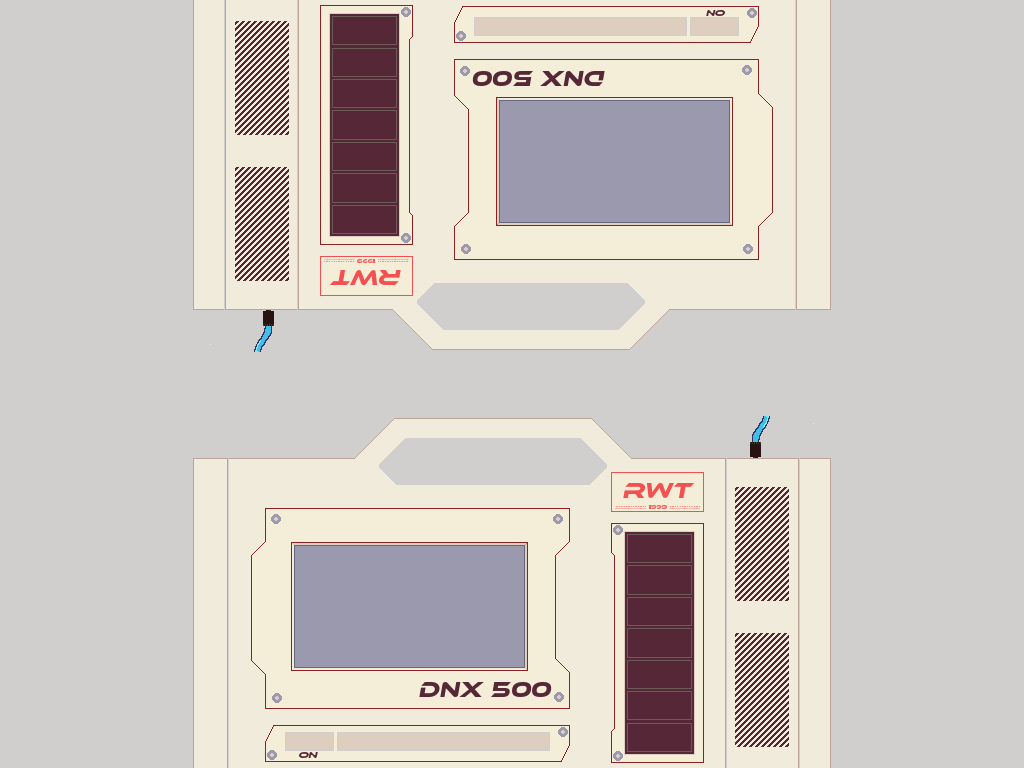

A 2D game scene composited from a Tiled map and its tileset images. What follows is a short description and the map's XML, with every tile layer's data as written:
An orthogonal 32x24 tile map with 32x32 px tiles, 2 tile layers (Background, Consoles).

<map version="1.10" tiledversion="1.11.2" orientation="orthogonal" renderorder="right-down" width="32" height="24" tilewidth="32" tileheight="32" infinite="0" nextlayerid="3" nextobjectid="1">
 <editorsettings>
  <export target="protobattle.lua" format="lua" />
 </editorsettings>
 <tileset firstgid="1" name="rwt-dnx500" tilewidth="32" tileheight="32" tilecount="220" columns="20">
  <image source="rwt-dnx500.png" width="640" height="360" />
 </tileset>
 <layer id="1" name="Background" width="32" height="24">
  <data encoding="csv">
4,4,4,4,4,4,4,4,4,4,4,4,4,4,4,4,4,4,4,4,4,4,4,4,4,4,4,4,4,4,4,4,
4,4,4,4,4,4,4,4,4,4,4,4,4,4,4,4,4,4,4,4,4,4,4,4,4,4,4,4,4,4,4,4,
4,4,4,4,4,4,4,4,4,4,4,4,4,4,4,4,4,4,4,4,4,4,4,4,4,4,4,4,4,4,4,4,
4,4,4,4,4,4,4,4,4,4,4,4,4,4,4,4,4,4,4,4,4,4,4,4,4,4,4,4,4,4,4,4,
4,4,4,4,4,4,4,4,4,4,4,4,4,4,4,4,4,4,4,4,4,4,4,4,4,4,4,4,4,4,4,4,
4,4,4,4,4,4,4,4,4,4,4,4,4,4,4,4,4,4,4,4,4,4,4,4,4,4,4,4,4,4,4,4,
4,4,4,4,4,4,4,4,4,4,4,4,4,4,4,4,4,4,4,4,4,4,4,4,4,4,4,4,4,4,4,4,
4,4,4,4,4,4,4,4,4,4,4,4,4,4,4,4,4,4,4,4,4,4,4,4,4,4,4,4,4,4,4,4,
4,4,4,4,4,4,4,4,4,4,4,4,4,4,4,4,4,4,4,4,4,4,4,4,4,4,4,4,4,4,4,4,
4,4,4,4,4,4,4,4,4,4,4,4,4,4,4,4,4,4,4,4,4,4,4,4,4,4,4,4,4,4,4,4,
4,4,4,4,4,4,4,4,4,4,4,4,4,4,4,4,4,4,4,4,4,4,4,4,4,4,4,4,4,4,4,4,
4,4,4,4,4,4,4,4,4,4,4,4,4,4,4,4,4,4,4,4,4,4,4,4,4,4,4,4,4,4,4,4,
4,4,4,4,4,4,4,4,4,4,4,4,4,4,4,4,4,4,4,4,4,4,4,4,4,4,4,4,4,4,4,4,
4,4,4,4,4,4,4,4,4,4,4,4,4,4,4,4,4,4,4,4,4,4,4,4,4,4,4,4,4,4,4,4,
4,4,4,4,4,4,4,4,4,4,4,4,4,4,4,4,4,4,4,4,4,4,4,4,4,4,4,4,4,4,4,4,
4,4,4,4,4,4,4,4,4,4,4,4,4,4,4,4,4,4,4,4,4,4,4,4,4,4,4,4,4,4,4,4,
4,4,4,4,4,4,4,4,4,4,4,4,4,4,4,4,4,4,4,4,4,4,4,4,4,4,4,4,4,4,4,4,
4,4,4,4,4,4,4,4,4,4,4,4,4,4,4,4,4,4,4,4,4,4,4,4,4,4,4,4,4,4,4,4,
4,4,4,4,4,4,4,4,4,4,4,4,4,4,4,4,4,4,4,4,4,4,4,4,4,4,4,4,4,4,4,4,
4,4,4,4,4,4,4,4,4,4,4,4,4,4,4,4,4,4,4,4,4,4,4,4,4,4,4,4,4,4,4,4,
4,4,4,4,4,4,4,4,4,4,4,4,4,4,4,4,4,4,4,4,4,4,4,4,4,4,4,4,4,4,4,4,
4,4,4,4,4,4,4,4,4,4,4,4,4,4,4,4,4,4,4,4,4,4,4,4,4,4,4,4,4,4,4,4,
4,4,4,4,4,4,4,4,4,4,4,4,4,4,4,4,4,4,4,4,4,4,4,4,4,4,4,4,4,4,4,4,
4,4,4,4,4,4,4,4,4,4,4,4,4,4,4,4,4,4,4,4,4,4,4,4,4,4,4,4,4,4,4,4
</data>
 </layer>
 <layer id="2" name="Consoles" width="32" height="24">
  <data encoding="csv">
0,0,0,0,0,0,3221225692,3221225691,3221225690,3221225689,3221225688,3221225687,3221225686,3221225685,3221225684,3221225683,3221225682,3221225681,3221225680,3221225679,3221225678,3221225677,3221225676,3221225675,3221225674,3221225673,0,0,0,0,0,0,
0,0,0,0,0,0,3221225672,3221225671,3221225670,3221225669,3221225668,3221225667,3221225666,3221225665,3221225664,3221225663,3221225662,3221225661,3221225660,3221225659,3221225658,3221225657,3221225656,3221225655,3221225654,3221225653,0,0,0,0,0,0,
0,0,0,0,0,0,3221225652,3221225651,3221225650,3221225649,3221225648,3221225647,3221225646,3221225645,3221225644,3221225643,3221225642,3221225641,3221225640,3221225639,3221225638,3221225637,3221225636,3221225635,3221225634,3221225633,0,0,0,0,0,0,
0,0,0,0,0,0,3221225632,3221225631,3221225630,3221225629,3221225628,3221225627,3221225626,3221225625,3221225624,3221225623,3221225622,3221225621,3221225620,3221225619,3221225618,3221225617,3221225616,3221225615,3221225614,3221225613,0,0,0,0,0,0,
0,0,0,0,0,0,3221225612,3221225611,3221225610,3221225609,3221225608,3221225607,3221225606,3221225605,3221225604,3221225603,3221225602,3221225601,3221225600,3221225599,3221225598,3221225597,3221225596,3221225595,3221225594,3221225593,0,0,0,0,0,0,
0,0,0,0,0,0,3221225592,3221225591,3221225590,3221225589,3221225588,3221225587,3221225586,3221225585,3221225584,3221225583,3221225582,3221225581,3221225580,3221225579,3221225578,3221225577,3221225576,3221225575,3221225574,3221225573,0,0,0,0,0,0,
0,0,0,0,0,0,3221225572,3221225571,3221225570,3221225569,3221225568,3221225567,3221225566,3221225565,3221225564,3221225563,3221225562,3221225561,3221225560,3221225559,3221225558,3221225557,3221225556,3221225555,3221225554,3221225553,0,0,0,0,0,0,
0,0,0,0,0,0,3221225552,3221225551,3221225550,3221225549,3221225548,3221225547,3221225546,3221225545,3221225544,3221225543,3221225542,3221225541,3221225540,3221225539,3221225538,3221225537,3221225536,3221225535,3221225534,3221225533,0,0,0,0,0,0,
0,0,0,0,0,0,3221225532,3221225531,3221225530,3221225529,3221225528,3221225527,3221225526,3221225525,3221225524,3221225523,3221225522,3221225521,3221225520,3221225519,3221225518,3221225517,3221225516,3221225515,3221225514,3221225513,0,0,0,0,0,0,
0,0,0,0,0,0,3221225512,3221225511,3221225510,3221225509,3221225508,3221225507,3221225506,3221225505,3221225504,3221225503,3221225502,3221225501,3221225500,3221225499,3221225498,3221225497,3221225496,3221225495,3221225494,3221225493,0,0,0,0,0,0,
0,0,0,0,0,0,3221225492,3221225491,3221225490,3221225489,3221225488,3221225487,3221225486,3221225485,3221225484,3221225483,3221225482,3221225481,3221225480,3221225479,3221225478,3221225477,3221225476,3221225475,3221225474,3221225473,0,0,0,0,0,0,
0,0,0,0,0,0,0,0,0,0,0,0,0,0,0,0,0,0,0,0,0,0,0,0,0,0,0,0,0,0,0,0,
0,0,0,0,0,0,0,0,0,0,0,0,0,0,0,0,0,0,0,0,0,0,0,0,0,0,0,0,0,0,0,0,
0,0,0,0,0,0,1,2,3,4,5,6,7,8,9,10,11,12,13,14,15,16,17,18,19,20,0,0,0,0,0,0,
0,0,0,0,0,0,21,22,23,24,25,26,27,28,29,30,31,32,33,34,35,36,37,38,39,40,0,0,0,0,0,0,
0,0,0,0,0,0,41,42,43,44,45,46,47,48,49,50,51,52,53,54,55,56,57,58,59,60,0,0,0,0,0,0,
0,0,0,0,0,0,61,62,63,64,65,66,67,68,69,70,71,72,73,74,75,76,77,78,79,80,0,0,0,0,0,0,
0,0,0,0,0,0,81,82,83,84,85,86,87,88,89,90,91,92,93,94,95,96,97,98,99,100,0,0,0,0,0,0,
0,0,0,0,0,0,101,102,103,104,105,106,107,108,109,110,111,112,113,114,115,116,117,118,119,120,0,0,0,0,0,0,
0,0,0,0,0,0,121,122,123,124,125,126,127,128,129,130,131,132,133,134,135,136,137,138,139,140,0,0,0,0,0,0,
0,0,0,0,0,0,141,142,143,144,145,146,147,148,149,150,151,152,153,154,155,156,157,158,159,160,0,0,0,0,0,0,
0,0,0,0,0,0,161,162,163,164,165,166,167,168,169,170,171,172,173,174,175,176,177,178,179,180,0,0,0,0,0,0,
0,0,0,0,0,0,181,182,183,184,185,186,187,188,189,190,191,192,193,194,195,196,197,198,199,200,0,0,0,0,0,0,
0,0,0,0,0,0,201,202,203,204,205,206,207,208,209,210,211,212,213,214,215,216,217,218,219,220,0,0,0,0,0,0
</data>
 </layer>
</map>